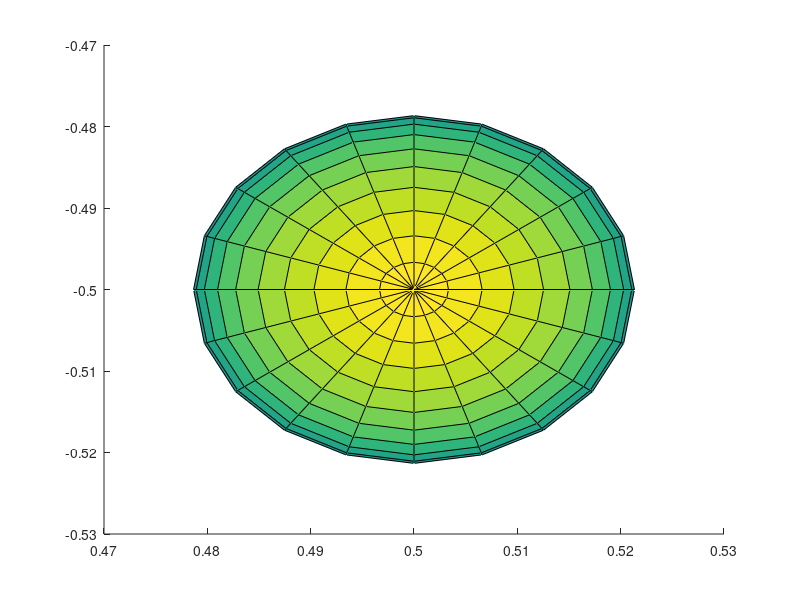

The MATLAB script that drew this image: (Note: this script raises an error after producing the figure.)
clear all
hold on

% Only edit the following:
% ------------------------
RPM = 1200; % Must be in increments of 60 from 300 to 1200

Triangle_P1 = [1 0 2];
Triangle_P2 = [0 1 0];
Triangle_P3 = [2 2 -3];

Triangle_P4 = [0 0 -1];
Triangle_P5 = [0 -1 0];
Triangle_P6 = [-1 0 0];

r = 0.021335;

% ------------------------

[x y z] = sphere;
x = x * r;
y = y * r;
z = z * r;
surf(x + 0.50, y-0.5, z+0.1);

origin = [0, 0, 0];

Azimuth_Resolution = RPM / 60 * 360 * 55.296*10^-6;
Radius_Start = 0.04191;
%Radius_End = 0.04267 * sind((180-Azimuth_Resolution) / 2) / sind(Azimuth_Resolution);
Radius_End = 1;
for Azimuth = 0:Azimuth_Resolution:359
   for Vertical_Angle = -15:2:15
        P_Start = [Radius_Start*sind(Azimuth), ...
            Radius_Start*cosd(Azimuth), ...
            0];
                
        P_End = [Radius_End*cosd(Vertical_Angle)*sind(Azimuth), ...
                Radius_End*cosd(Vertical_Angle)*cosd(Azimuth), ...
                Radius_End*sind(Vertical_Angle)];
       
        xA = P_Start(:,1);
        yA = P_Start(:,2);
        zA = P_Start(:,3);
        xB = P_End(:,1);
        zB = P_End(:,3);
        yB = P_End(:,2);
        xC = 0.50;
        yC = -0.50;
        zC = 0.1;
        
        A = (xB-xA)^2+(yB-yA)^2+(zB-zA)^2;
        B = 2*((xB-xA)*(xA-xC)+(yB-yA)*(yA-yC)+(zB-zA)*(zA-zC));
        C = (xA-xC)^2+(yA-yC)^2+(zA-zC)^2-r^2;

        Delta = B^2 - 4*A*C;
        
        if (Delta == 0)
            s = -B/2*A;
            p_F = [(xA + s*(xB-xA)),(yA + s*(yB-yA)),(zA + s*(zB-zA))]
            plot3([P_Start(:,1) p_F(:,1)], [P_Start(:,2) p_F(:,2)], [P_Start(:,3) p_F(:,3)]);
        end
        if (Delta > 0)
            %fprintf('%f', Delta)
            syms d;
            s = solve((xA + d*(xB-xA) - xC)^2+(yA + d*(yB-yA) - yC)^2+(zA + d*(zB-zA) - zC)^2==r^2, d);
            s1 = s(1,:);
            s2 = s(2,:);
            p1 = [(xA + s1*(xB-xA)),(yA + s1*(yB-yA)),(zA + s1*(zB-zA))];
            p2 = [(xA + s2*(xB-xA)),(yA + s2*(yB-yA)),(zA + s2*(zB-zA))];
            if (norm(p1-P_Start) < norm(p2-P_Start))
                p_FL = p1;
            else
                p_FL = p2;
            end
            if (-p_FL(1) < P_Start(1)) & (-p_FL(1) > P_End(1)) ...
                    | (-p_FL(2) < P_Start(2)) & (-p_FL(2) > P_End(2)) ...
                    | (-p_FL(3) < P_Start(3)) & (-p_FL(3) > P_End(3))
                continue
            elseif (p_FL(1) < -P_Start(1)) & (p_FL(1) > -P_End(1)) ...
                    | (p_FL(2) < -P_Start(2)) & (p_FL(2) > -P_End(2)) ...
                    | (p_FL(3) < -P_Start(3)) & (p_FL(3) > -P_End(3))
                continue
            end   
            
            %if (norm(origin-P_Start) + norm(p_FL-origin) == norm(p_FL-P_Start))
                plot3([P_Start(:,1) p_FL(:,1)], [P_Start(:,2) p_FL(:,2)], [P_Start(:,3) p_FL(:,3)]);
                fprintf("[%f, %f, %f], Azimuth = %f, Vertical Angle = %f\n", ...
                p_FL(:,1), p_FL(:,2), p_FL(:,3), Azimuth, Vertical_Angle);
                %plot3([P_Start(1) P_End(1)], [P_Start(2) P_End(2)], [P_Start(3) P_End(3)], 'Color', 'Black');
            %end
        end
   end
end



% Triangle 1
% ------------------------------------ 
% 
% normal1 = cross(Triangle_P2 - Triangle_P1, Triangle_P3 - Triangle_P1);
% fill3([Triangle_P1(1,1) Triangle_P2(1,1) Triangle_P3(1,1)], ...
%         [Triangle_P1(1,2) Triangle_P2(1,2) Triangle_P3(1,2)], ...
%         [Triangle_P1(1,3) Triangle_P2(1,3) Triangle_P3(1,3)],'b');
% for Azimuth = 0:Azimuth_Resolution:359
%    for Vertical_Angle = -15:2:15
%         P_Start = [Radius_Start*cosd(Vertical_Angle)*sind(Azimuth), ...
%                     Radius_Start*cosd(Vertical_Angle)*cosd(Azimuth), ...
%                     Radius_Start*sind(Vertical_Angle)];
%                 
%         P_End = [Radius_End*cosd(Vertical_Angle)*sind(Azimuth), ...
%                 Radius_End*cosd(Vertical_Angle)*cosd(Azimuth), ...
%                 Radius_End*sind(Vertical_Angle)];
%             
%         Point_of_Intersection1 = P_Start + dot(Triangle_P1 - P_Start, normal1) / dot(P_End - P_Start, normal1) * (P_End - P_Start);
%         
%         if (-Point_of_Intersection1(:,1) < P_Start(:,1)) & (-Point_of_Intersection1(:,1) > P_End(:,1)) ...
%                 | (-Point_of_Intersection1(:,2) < P_Start(:,2)) & (-Point_of_Intersection1(:,2) > P_End(:,2)) ...
%                 | (-Point_of_Intersection1(:,3) < P_Start(:,3)) & (-Point_of_Intersection1(:,3) > P_End(:,3))
%             continue
%         end
%         
%         if ((dot(cross(Triangle_P2 - Triangle_P1, Point_of_Intersection1 - Triangle_P1),normal1) >= 0 ...
%                 && dot(cross(Triangle_P3-Triangle_P2, Point_of_Intersection1 - Triangle_P2), normal1) >= 0) ...
%                 && dot(cross(Triangle_P1-Triangle_P3, Point_of_Intersection1 - Triangle_P3), normal1) >= 0)
%             
%             fprintf("[%f, %f, %f], Azimuth = %f, Vertical Angle = %f\n", ...
%                 Point_of_Intersection1(:,1), Point_of_Intersection1(:,2), Point_of_Intersection1(:,3), Azimuth, Vertical_Angle);
%             
%             plot3([P_Start(:,1) Point_of_Intersection1(:,1)], [P_Start(:,2) Point_of_Intersection1(:,2)], [P_Start(:,3) Point_of_Intersection1(:,3)]);
%             
%             Below command extends the lasers beyond the Point of Intersection
%             plot3([P_Start(:,1) P_End(:,1)], [P_Start(:,2) P_End(:,2)], [P_Start(:,3) P_End(:,3)]);
%         end
%    end
% end
% 
% Triangle 2
% -----------------------------------------
% 
% fprintf("\nSecond Triangle Intersection:\n");
% normal2 = cross(Triangle_P5 - Triangle_P4, Triangle_P6 - Triangle_P4);
% fill3([Triangle_P4(1,1) Triangle_P5(1,1) Triangle_P6(1,1)],[Triangle_P4(1,2) Triangle_P5(1,2) Triangle_P6(1,2)],[Triangle_P4(1,3) Triangle_P5(1,3) Triangle_P6(1,3)],'r');
% 
% for Azimuth = 0:Azimuth_Resolution:359
%    for Vertical_Angle = -15:2:15
%         P_Start = [Radius_Start*cosd(Vertical_Angle)*sind(Azimuth), ...
%                     Radius_Start*cosd(Vertical_Angle)*cosd(Azimuth), ...
%                     Radius_Start*sind(Vertical_Angle)];
%                 
%         P_End = [Radius_End*cosd(Vertical_Angle)*sind(Azimuth), ...
%                 Radius_End*cosd(Vertical_Angle)*cosd(Azimuth), ...
%                 Radius_End*sind(Vertical_Angle)];
%         
%         Point_of_Intersection2 = P_Start + dot(Triangle_P4 - P_Start, normal2) / dot(P_End - P_Start, normal2) * (P_End - P_Start);
%         
%         if (-Point_of_Intersection2(:,1) < P_Start(:,1)) & (-Point_of_Intersection2(:,1) > P_End(:,1)) ...
%                 | (-Point_of_Intersection2(:,2) < P_Start(:,2)) & (-Point_of_Intersection2(:,2) > P_End(:,2)) ...
%                 | (-Point_of_Intersection2(:,3) < P_Start(:,3)) & (-Point_of_Intersection2(:,3) > P_End(:,3))
%             continue
%         end
%         
%         if ((dot(cross(Triangle_P5-Triangle_P4, Point_of_Intersection2 - Triangle_P4),normal2) >= 0 ...
%                 && dot(cross(Triangle_P6-Triangle_P5, Point_of_Intersection2 - Triangle_P5), normal2) >= 0) ...
%                 && dot(cross(Triangle_P4-Triangle_P6, Point_of_Intersection2 - Triangle_P6), normal2) >=0)
%             
%             fprintf("[%f, %f, %f], Azimuth = %f, Vertical Angle = %f\n", ...
%                 Point_of_Intersection2(:,1), Point_of_Intersection2(:,2), Point_of_Intersection2(:,3), Azimuth, Vertical_Angle);
%             
%             plot3([P_Start(:,1) Point_of_Intersection2(:,1)], [P_Start(:,2) Point_of_Intersection2(:,2)], [P_Start(:,3) Point_of_Intersection2(:,3)]);
%             
%             Below command extends the lasers beyond the Point of Intersection
%             plot3([P_Start(:,1) P_End(:,1)], [P_Start(:,2) P_End(:,2)], [P_Start(:,3) P_End(:,3)]);
%         end
%    end
% end

% Sphere
% ----------------------

% [x y z] = sphere;
% x = x * r;
% y = y * r;
% z = z * r;
% surf(x - Radius_End, y, z);

% clear x y z
% 
% % Laser Emission Pattern
% % ----------------------
% 
% increment = 0.04191:0.01:Radius_End;
% i = 0;
% j = size(increment, 1);
% k = j - i;
% 
% for FOV=269:Azimuth_Resolution:271
%     for vertical_angle=-3:2:3
%         for radius = 0.04191:0.01:Radius_End
%             for index=(i+1):(j+1)
%                 x(index)=radius*cosd(vertical_angle)*sind(FOV);
%                 y(index)=radius*cosd(vertical_angle)*cosd(FOV);
%                 z(index)=radius*sind(vertical_angle);
%             end
%             i = i + k + 1;
%             j = j + k + 1;
%         end
%         plot3(x, y, z, 'LineWidth', 2.0);
%         clear x y z
%     end
% end 

% Graph related configuration:
% ----------------------------
xlim([-5 5]);
ylim([-5 5]);
zlim([-0.3 0.3]);
title('LiDAR Sensor and Triangle Intersection');
xlabel('Horizontal');
ylabel('Horizontal');
zlabel('Vertical');